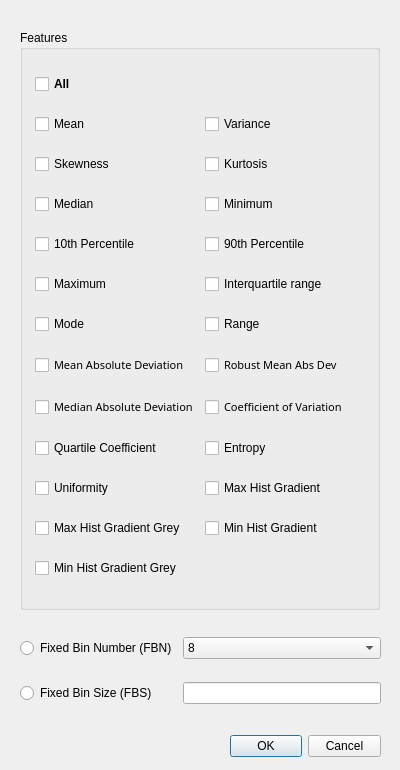
<?xml version="1.0" encoding="UTF-8"?>
<ui version="4.0">
 <class>popup_Histogram</class>
 <widget class="QDialog" name="popup_Histogram">
  <property name="geometry">
   <rect>
    <x>0</x>
    <y>0</y>
    <width>400</width>
    <height>770</height>
   </rect>
  </property>
  <property name="sizePolicy">
   <sizepolicy hsizetype="Preferred" vsizetype="Preferred">
    <horstretch>0</horstretch>
    <verstretch>0</verstretch>
   </sizepolicy>
  </property>
  <property name="windowTitle">
   <string>Set Measurements</string>
  </property>
  <widget class="QDialogButtonBox" name="buttonBox">
   <property name="geometry">
    <rect>
     <x>230</x>
     <y>730</y>
     <width>151</width>
     <height>32</height>
    </rect>
   </property>
   <property name="orientation">
    <enum>Qt::Horizontal</enum>
   </property>
   <property name="standardButtons">
    <set>QDialogButtonBox::Cancel|QDialogButtonBox::Ok</set>
   </property>
   <property name="centerButtons">
    <bool>false</bool>
   </property>
  </widget>
  <widget class="QGroupBox" name="groupBox_Features">
   <property name="geometry">
    <rect>
     <x>20</x>
     <y>30</y>
     <width>360</width>
     <height>580</height>
    </rect>
   </property>
   <property name="title">
    <string>Features</string>
   </property>
   <property name="checkable">
    <bool>false</bool>
   </property>
   <layout class="QGridLayout" name="gridLayout">
    <property name="leftMargin">
     <number>12</number>
    </property>
    <property name="topMargin">
     <number>10</number>
    </property>
    <property name="rightMargin">
     <number>12</number>
    </property>
    <property name="bottomMargin">
     <number>10</number>
    </property>
    <item row="13" column="1">
     <widget class="QCheckBox" name="checkBox_MinHistGradient">
      <property name="enabled">
       <bool>true</bool>
      </property>
      <property name="autoFillBackground">
       <bool>false</bool>
      </property>
      <property name="text">
       <string>Min Hist Gradient</string>
      </property>
      <property name="checked">
       <bool>false</bool>
      </property>
      <property name="tristate">
       <bool>false</bool>
      </property>
     </widget>
    </item>
    <item row="6" column="1">
     <widget class="QCheckBox" name="checkBox_90thPercentile">
      <property name="enabled">
       <bool>true</bool>
      </property>
      <property name="text">
       <string>90th Percentile</string>
      </property>
      <property name="checked">
       <bool>false</bool>
      </property>
     </widget>
    </item>
    <item row="14" column="0">
     <widget class="QCheckBox" name="checkBox_MinHistGradGrey">
      <property name="enabled">
       <bool>true</bool>
      </property>
      <property name="autoFillBackground">
       <bool>false</bool>
      </property>
      <property name="text">
       <string>Min Hist Gradient Grey</string>
      </property>
      <property name="checked">
       <bool>false</bool>
      </property>
      <property name="tristate">
       <bool>false</bool>
      </property>
     </widget>
    </item>
    <item row="5" column="1">
     <widget class="QCheckBox" name="checkBox_Minimum">
      <property name="enabled">
       <bool>true</bool>
      </property>
      <property name="text">
       <string>Minimum</string>
      </property>
      <property name="checked">
       <bool>false</bool>
      </property>
     </widget>
    </item>
    <item row="7" column="0">
     <widget class="QCheckBox" name="checkBox_Maximum">
      <property name="autoFillBackground">
       <bool>false</bool>
      </property>
      <property name="text">
       <string>Maximum</string>
      </property>
      <property name="checked">
       <bool>false</bool>
      </property>
      <property name="tristate">
       <bool>false</bool>
      </property>
     </widget>
    </item>
    <item row="7" column="1">
     <widget class="QCheckBox" name="checkBox_InterquartileRange">
      <property name="enabled">
       <bool>true</bool>
      </property>
      <property name="text">
       <string>Interquartile range</string>
      </property>
      <property name="checkable">
       <bool>true</bool>
      </property>
      <property name="checked">
       <bool>false</bool>
      </property>
      <property name="tristate">
       <bool>false</bool>
      </property>
     </widget>
    </item>
    <item row="2" column="0">
     <widget class="QCheckBox" name="checkBox_Skewness">
      <property name="enabled">
       <bool>true</bool>
      </property>
      <property name="text">
       <string>Skewness</string>
      </property>
     </widget>
    </item>
    <item row="6" column="0">
     <widget class="QCheckBox" name="checkBox_10thPercentile">
      <property name="enabled">
       <bool>true</bool>
      </property>
      <property name="text">
       <string>10th Percentile</string>
      </property>
      <property name="checked">
       <bool>false</bool>
      </property>
     </widget>
    </item>
    <item row="5" column="0">
     <widget class="QCheckBox" name="checkBox_Median">
      <property name="enabled">
       <bool>true</bool>
      </property>
      <property name="text">
       <string>Median</string>
      </property>
      <property name="checked">
       <bool>false</bool>
      </property>
     </widget>
    </item>
    <item row="8" column="0">
     <widget class="QCheckBox" name="checkBox_Mode">
      <property name="enabled">
       <bool>true</bool>
      </property>
      <property name="autoFillBackground">
       <bool>false</bool>
      </property>
      <property name="text">
       <string>Mode</string>
      </property>
      <property name="checked">
       <bool>false</bool>
      </property>
      <property name="tristate">
       <bool>false</bool>
      </property>
     </widget>
    </item>
    <item row="10" column="0">
     <widget class="QCheckBox" name="checkBox_MedianAbsDev">
      <property name="enabled">
       <bool>true</bool>
      </property>
      <property name="font">
       <font>
        <family>굴림</family>
        <pointsize>8</pointsize>
       </font>
      </property>
      <property name="autoFillBackground">
       <bool>false</bool>
      </property>
      <property name="text">
       <string>Median Absolute Deviation</string>
      </property>
      <property name="checked">
       <bool>false</bool>
      </property>
      <property name="tristate">
       <bool>false</bool>
      </property>
     </widget>
    </item>
    <item row="11" column="1">
     <widget class="QCheckBox" name="checkBox_Entropy">
      <property name="enabled">
       <bool>true</bool>
      </property>
      <property name="autoFillBackground">
       <bool>false</bool>
      </property>
      <property name="text">
       <string>Entropy</string>
      </property>
      <property name="checked">
       <bool>false</bool>
      </property>
      <property name="tristate">
       <bool>false</bool>
      </property>
     </widget>
    </item>
    <item row="12" column="0">
     <widget class="QCheckBox" name="checkBox_Uniformity">
      <property name="enabled">
       <bool>true</bool>
      </property>
      <property name="autoFillBackground">
       <bool>false</bool>
      </property>
      <property name="text">
       <string>Uniformity</string>
      </property>
      <property name="checked">
       <bool>false</bool>
      </property>
      <property name="tristate">
       <bool>false</bool>
      </property>
     </widget>
    </item>
    <item row="11" column="0">
     <widget class="QCheckBox" name="checkBox_QuartileCoeff">
      <property name="enabled">
       <bool>true</bool>
      </property>
      <property name="autoFillBackground">
       <bool>false</bool>
      </property>
      <property name="text">
       <string>Quartile Coefficient</string>
      </property>
      <property name="checked">
       <bool>false</bool>
      </property>
      <property name="tristate">
       <bool>false</bool>
      </property>
     </widget>
    </item>
    <item row="13" column="0">
     <widget class="QCheckBox" name="checkBox_MaxHistGradGrey">
      <property name="enabled">
       <bool>true</bool>
      </property>
      <property name="autoFillBackground">
       <bool>false</bool>
      </property>
      <property name="text">
       <string>Max Hist Gradient Grey</string>
      </property>
      <property name="checked">
       <bool>false</bool>
      </property>
      <property name="tristate">
       <bool>false</bool>
      </property>
     </widget>
    </item>
    <item row="8" column="1">
     <widget class="QCheckBox" name="checkBox_Range">
      <property name="enabled">
       <bool>true</bool>
      </property>
      <property name="autoFillBackground">
       <bool>false</bool>
      </property>
      <property name="text">
       <string>Range</string>
      </property>
      <property name="checked">
       <bool>false</bool>
      </property>
      <property name="tristate">
       <bool>false</bool>
      </property>
     </widget>
    </item>
    <item row="2" column="1">
     <widget class="QCheckBox" name="checkBox_Kurtosis">
      <property name="enabled">
       <bool>true</bool>
      </property>
      <property name="text">
       <string>Kurtosis</string>
      </property>
      <property name="checked">
       <bool>false</bool>
      </property>
     </widget>
    </item>
    <item row="10" column="1">
     <widget class="QCheckBox" name="checkBox_CoeffOfVar">
      <property name="enabled">
       <bool>true</bool>
      </property>
      <property name="font">
       <font>
        <family>굴림</family>
        <pointsize>8</pointsize>
       </font>
      </property>
      <property name="autoFillBackground">
       <bool>false</bool>
      </property>
      <property name="text">
       <string>Coefficient of Variation</string>
      </property>
      <property name="checked">
       <bool>false</bool>
      </property>
      <property name="tristate">
       <bool>false</bool>
      </property>
     </widget>
    </item>
    <item row="1" column="0">
     <widget class="QCheckBox" name="checkBox_Mean">
      <property name="autoFillBackground">
       <bool>false</bool>
      </property>
      <property name="text">
       <string>Mean</string>
      </property>
      <property name="checked">
       <bool>false</bool>
      </property>
      <property name="tristate">
       <bool>false</bool>
      </property>
     </widget>
    </item>
    <item row="1" column="1">
     <widget class="QCheckBox" name="checkBox_Variance">
      <property name="enabled">
       <bool>true</bool>
      </property>
      <property name="text">
       <string>Variance</string>
      </property>
      <property name="checkable">
       <bool>true</bool>
      </property>
      <property name="checked">
       <bool>false</bool>
      </property>
      <property name="tristate">
       <bool>false</bool>
      </property>
     </widget>
    </item>
    <item row="9" column="1">
     <widget class="QCheckBox" name="checkBox_RobustMeanAbsDev">
      <property name="enabled">
       <bool>true</bool>
      </property>
      <property name="font">
       <font>
        <family>굴림</family>
        <pointsize>8</pointsize>
       </font>
      </property>
      <property name="acceptDrops">
       <bool>false</bool>
      </property>
      <property name="autoFillBackground">
       <bool>false</bool>
      </property>
      <property name="text">
       <string>Robust Mean Abs Dev</string>
      </property>
      <property name="checked">
       <bool>false</bool>
      </property>
      <property name="tristate">
       <bool>false</bool>
      </property>
     </widget>
    </item>
    <item row="12" column="1">
     <widget class="QCheckBox" name="checkBox_MaxHisGradient">
      <property name="enabled">
       <bool>true</bool>
      </property>
      <property name="autoFillBackground">
       <bool>false</bool>
      </property>
      <property name="text">
       <string>Max Hist Gradient</string>
      </property>
      <property name="checked">
       <bool>false</bool>
      </property>
      <property name="tristate">
       <bool>false</bool>
      </property>
     </widget>
    </item>
    <item row="9" column="0">
     <widget class="QCheckBox" name="checkBox_MeanAbsDev">
      <property name="enabled">
       <bool>true</bool>
      </property>
      <property name="font">
       <font>
        <family>굴림</family>
        <pointsize>8</pointsize>
       </font>
      </property>
      <property name="autoFillBackground">
       <bool>false</bool>
      </property>
      <property name="text">
       <string>Mean Absolute Deviation</string>
      </property>
      <property name="checked">
       <bool>false</bool>
      </property>
      <property name="tristate">
       <bool>false</bool>
      </property>
     </widget>
    </item>
    <item row="0" column="0">
     <widget class="QCheckBox" name="checkBox_All">
      <property name="enabled">
       <bool>true</bool>
      </property>
      <property name="font">
       <font>
        <weight>75</weight>
        <bold>true</bold>
        <underline>false</underline>
        <kerning>true</kerning>
       </font>
      </property>
      <property name="autoFillBackground">
       <bool>false</bool>
      </property>
      <property name="text">
       <string>All</string>
      </property>
      <property name="checked">
       <bool>false</bool>
      </property>
      <property name="tristate">
       <bool>false</bool>
      </property>
     </widget>
    </item>
   </layout>
  </widget>
  <widget class="QWidget" name="gridLayoutWidget">
   <property name="geometry">
    <rect>
     <x>20</x>
     <y>620</y>
     <width>361</width>
     <height>101</height>
    </rect>
   </property>
   <layout class="QGridLayout" name="gridLayout_2">
    <property name="sizeConstraint">
     <enum>QLayout::SetDefaultConstraint</enum>
    </property>
    <property name="horizontalSpacing">
     <number>6</number>
    </property>
    <item row="0" column="0">
     <widget class="QRadioButton" name="radioButton_FBN">
      <property name="text">
       <string>Fixed Bin Number (FBN)</string>
      </property>
     </widget>
    </item>
    <item row="1" column="0">
     <widget class="QRadioButton" name="radioButton_FBS">
      <property name="text">
       <string>Fixed Bin Size (FBS)</string>
      </property>
     </widget>
    </item>
    <item row="0" column="1">
     <widget class="QComboBox" name="comboBox_nBins">
      <property name="sizePolicy">
       <sizepolicy hsizetype="Preferred" vsizetype="Fixed">
        <horstretch>0</horstretch>
        <verstretch>0</verstretch>
       </sizepolicy>
      </property>
      <property name="currentText">
       <string>8</string>
      </property>
      <property name="maxVisibleItems">
       <number>5</number>
      </property>
      <property name="maxCount">
       <number>64</number>
      </property>
      <property name="sizeAdjustPolicy">
       <enum>QComboBox::AdjustToContentsOnFirstShow</enum>
      </property>
      <property name="iconSize">
       <size>
        <width>16</width>
        <height>16</height>
       </size>
      </property>
      <item>
       <property name="text">
        <string>8</string>
       </property>
      </item>
      <item>
       <property name="text">
        <string>16</string>
       </property>
      </item>
      <item>
       <property name="text">
        <string>32</string>
       </property>
      </item>
      <item>
       <property name="text">
        <string>64</string>
       </property>
      </item>
     </widget>
    </item>
    <item row="1" column="1">
     <widget class="QLineEdit" name="lineEdit_sBin"/>
    </item>
   </layout>
  </widget>
 </widget>
 <resources/>
 <connections>
  <connection>
   <sender>buttonBox</sender>
   <signal>accepted()</signal>
   <receiver>popup_Histogram</receiver>
   <slot>accept()</slot>
   <hints>
    <hint type="sourcelabel">
     <x>248</x>
     <y>254</y>
    </hint>
    <hint type="destinationlabel">
     <x>157</x>
     <y>274</y>
    </hint>
   </hints>
  </connection>
  <connection>
   <sender>buttonBox</sender>
   <signal>rejected()</signal>
   <receiver>popup_Histogram</receiver>
   <slot>reject()</slot>
   <hints>
    <hint type="sourcelabel">
     <x>316</x>
     <y>260</y>
    </hint>
    <hint type="destinationlabel">
     <x>286</x>
     <y>274</y>
    </hint>
   </hints>
  </connection>
 </connections>
</ui>
